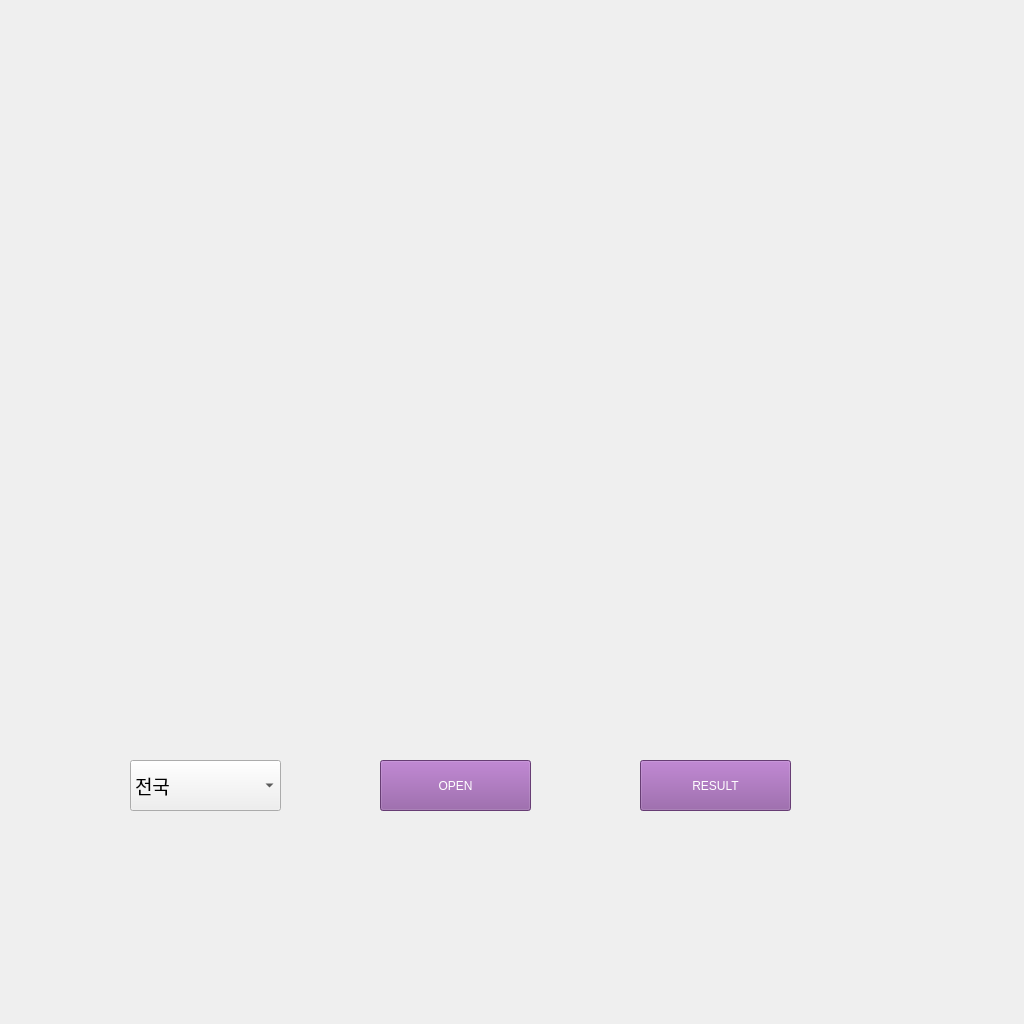
<?xml version="1.0" encoding="UTF-8"?>
<ui version="4.0">
 <class>SearchWin</class>
 <widget class="QMainWindow" name="SearchWin">
  <property name="geometry">
   <rect>
    <x>0</x>
    <y>0</y>
    <width>1024</width>
    <height>1024</height>
   </rect>
  </property>
  <property name="minimumSize">
   <size>
    <width>1024</width>
    <height>1024</height>
   </size>
  </property>
  <property name="maximumSize">
   <size>
    <width>1024</width>
    <height>1024</height>
   </size>
  </property>
  <property name="windowTitle">
   <string>EXPLORATION</string>
  </property>
  <property name="windowIcon">
   <iconset>
    <normaloff>../../../../../.designer/logo_only.ico</normaloff>../../../../../.designer/logo_only.ico</iconset>
  </property>
  <property name="styleSheet">
   <string notr="true"/>
  </property>
  <widget class="QWidget" name="centralwidget">
   <widget class="QLabel" name="pics_lbl">
    <property name="geometry">
     <rect>
      <x>190</x>
      <y>310</y>
      <width>650</width>
      <height>350</height>
     </rect>
    </property>
    <property name="minimumSize">
     <size>
      <width>650</width>
      <height>350</height>
     </size>
    </property>
    <property name="maximumSize">
     <size>
      <width>650</width>
      <height>350</height>
     </size>
    </property>
    <property name="styleSheet">
     <string notr="true"/>
    </property>
    <property name="text">
     <string/>
    </property>
    <property name="alignment">
     <set>Qt::AlignJustify|Qt::AlignVCenter</set>
    </property>
   </widget>
   <widget class="QPushButton" name="open_btn">
    <property name="geometry">
     <rect>
      <x>380</x>
      <y>760</y>
      <width>151</width>
      <height>51</height>
     </rect>
    </property>
    <property name="styleSheet">
     <string notr="true">background-color: rgb(144, 85, 162);
font: 63 20pt &quot;NanumSquare&quot;;
color: rgb(255, 255, 255);

</string>
    </property>
    <property name="text">
     <string>OPEN</string>
    </property>
   </widget>
   <widget class="QPushButton" name="results_btn">
    <property name="geometry">
     <rect>
      <x>640</x>
      <y>760</y>
      <width>151</width>
      <height>51</height>
     </rect>
    </property>
    <property name="styleSheet">
     <string notr="true">background-color: rgb(144, 85, 162);
font: 63 20pt &quot;NanumSquare&quot;;
color: rgb(255, 255, 255);

</string>
    </property>
    <property name="text">
     <string>RESULT</string>
    </property>
   </widget>
   <widget class="QLabel" name="bgLabel">
    <property name="geometry">
     <rect>
      <x>0</x>
      <y>0</y>
      <width>1024</width>
      <height>1024</height>
     </rect>
    </property>
    <property name="minimumSize">
     <size>
      <width>1024</width>
      <height>1024</height>
     </size>
    </property>
    <property name="maximumSize">
     <size>
      <width>1024</width>
      <height>1024</height>
     </size>
    </property>
    <property name="focusPolicy">
     <enum>Qt::NoFocus</enum>
    </property>
    <property name="styleSheet">
     <string notr="true"/>
    </property>
    <property name="text">
     <string/>
    </property>
   </widget>
   <widget class="QComboBox" name="region">
    <property name="geometry">
     <rect>
      <x>130</x>
      <y>760</y>
      <width>151</width>
      <height>51</height>
     </rect>
    </property>
    <property name="font">
     <font>
      <family>210 Namoogulrim</family>
      <pointsize>14</pointsize>
     </font>
    </property>
    <property name="layoutDirection">
     <enum>Qt::LeftToRight</enum>
    </property>
    <item>
     <property name="text">
      <string>전국</string>
     </property>
    </item>
    <item>
     <property name="text">
      <string>서울</string>
     </property>
    </item>
    <item>
     <property name="text">
      <string>경기</string>
     </property>
    </item>
    <item>
     <property name="text">
      <string>강원</string>
     </property>
    </item>
    <item>
     <property name="text">
      <string>대전</string>
     </property>
    </item>
    <item>
     <property name="text">
      <string>인천</string>
     </property>
    </item>
    <item>
     <property name="text">
      <string>광주</string>
     </property>
    </item>
    <item>
     <property name="text">
      <string>충북</string>
     </property>
    </item>
    <item>
     <property name="text">
      <string>충남</string>
     </property>
    </item>
    <item>
     <property name="text">
      <string>전북</string>
     </property>
    </item>
    <item>
     <property name="text">
      <string>전남</string>
     </property>
    </item>
    <item>
     <property name="text">
      <string>경북</string>
     </property>
    </item>
    <item>
     <property name="text">
      <string>경남</string>
     </property>
    </item>
    <item>
     <property name="text">
      <string>부산</string>
     </property>
    </item>
    <item>
     <property name="text">
      <string>대구</string>
     </property>
    </item>
    <item>
     <property name="text">
      <string>울산</string>
     </property>
    </item>
    <item>
     <property name="text">
      <string>제주</string>
     </property>
    </item>
   </widget>
   <zorder>bgLabel</zorder>
   <zorder>pics_lbl</zorder>
   <zorder>open_btn</zorder>
   <zorder>results_btn</zorder>
   <zorder>region</zorder>
  </widget>
 </widget>
 <resources/>
 <connections/>
</ui>
